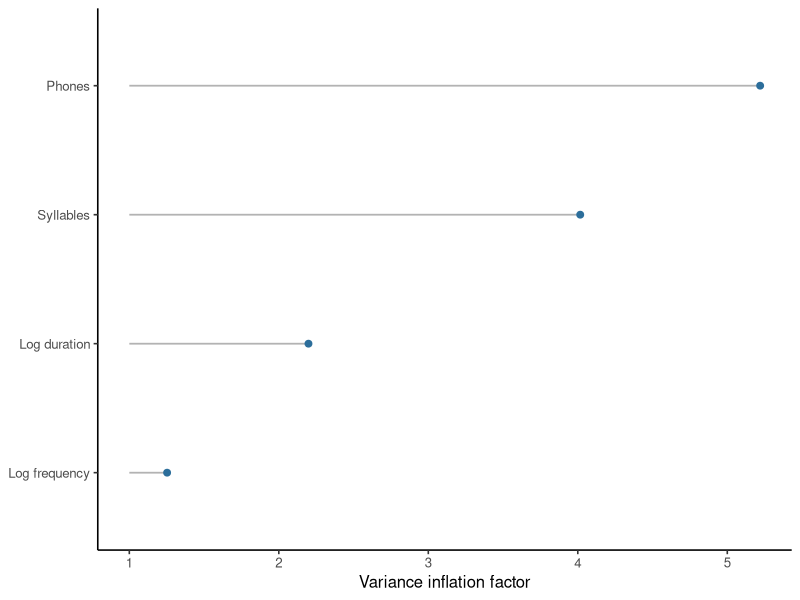

Here is the R script that generated this plot:
## ---- chunk 1
#| label: compute-mald-vifs
library(ggplot2)

mald <- read.csv("data/mald/mald-items.csv", stringsAsFactors = FALSE)
predictor_names <- c(
  "log_frequency_subtlex", "log_duration", "n_phones", "n_syllables"
)

vif_table <- do.call(rbind, lapply(
  predictor_names,
  function(response) {
    predictors <- setdiff(predictor_names, response)
    auxiliary <- lm(
      reformulate(predictors, response = response),
      data = mald
    )
    auxiliary_r_squared <- summary(auxiliary)$r.squared
    data.frame(
      predictor = response,
      auxiliary_r_squared = auxiliary_r_squared,
      vif = 1 / (1 - auxiliary_r_squared),
      se_multiplier = sqrt(1 / (1 - auxiliary_r_squared))
    )
  }
))
row.names(vif_table) <- NULL

stopifnot(all(vif_table$vif >= 1))

vif_table
## ---- chunk 2
#| label: plot-mald-vifs
#| fig-cap: "Variance inflation factors computed from the observed MALD item-predictor matrix."
predictor_labels <- c(
  log_frequency_subtlex = "Log frequency",
  log_duration = "Log duration",
  n_phones = "Phones",
  n_syllables = "Syllables"
)
vif_table$predictor_label <- factor(
  unname(predictor_labels[vif_table$predictor]),
  levels = unname(predictor_labels[vif_table$predictor[order(vif_table$vif)]])
)

ggplot(vif_table, aes(vif, predictor_label)) +
  geom_segment(
    aes(x = 1, xend = vif, yend = predictor_label),
    color = "grey70",
    linewidth = 0.6
  ) +
  geom_point(color = "#2C6E9B", size = 2) +
  labs(x = "Variance inflation factor", y = NULL) +
  theme_classic(base_size = 12)
